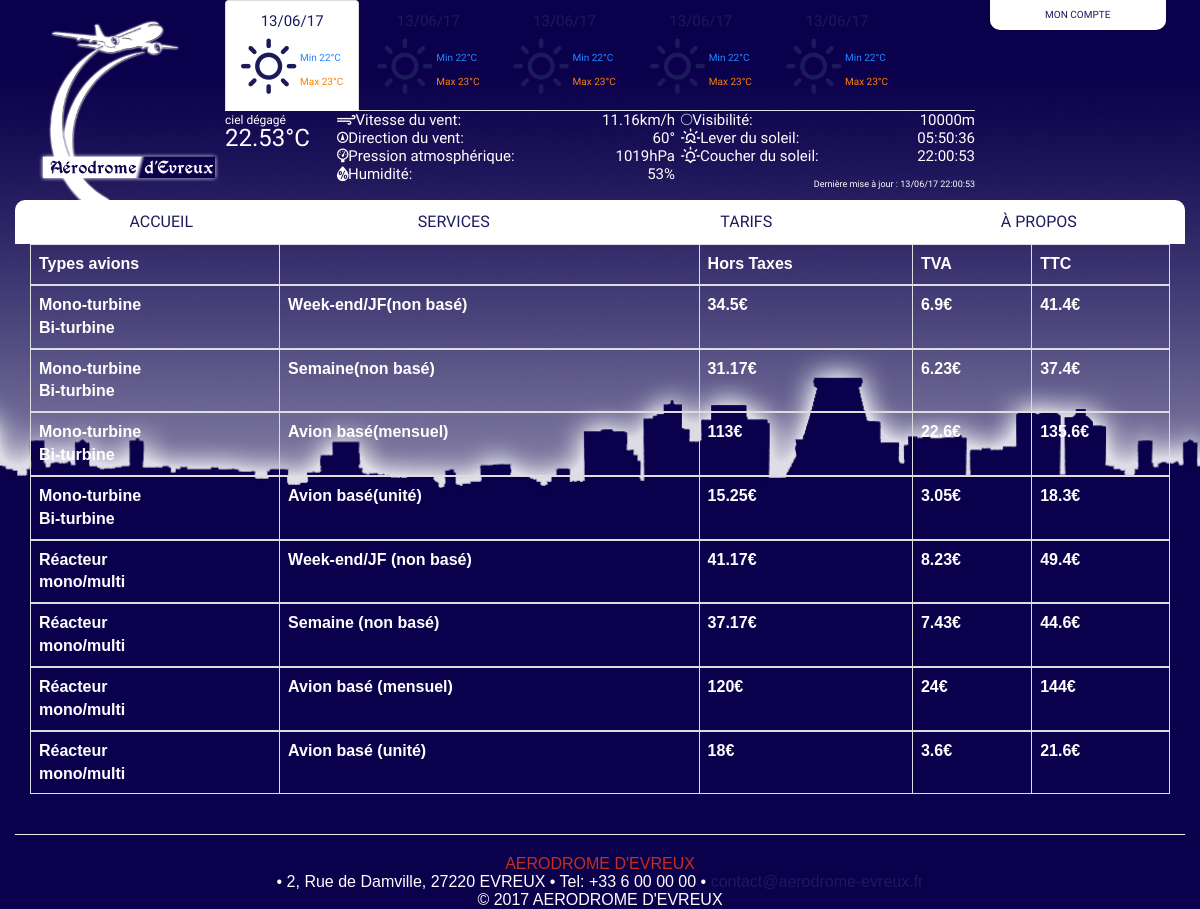
Screenshot of /aeroclub.php with the database file from the repository.
### tables this page shows
CREATE TABLE `meteo` (
  `iDMeteo` int(5) NOT NULL,
  `weather` varchar(200) NOT NULL,
  `description` varchar(200) NOT NULL,
  `tempnow` varchar(200) NOT NULL,
  `pressure` varchar(200) NOT NULL,
  `humidity` varchar(200) NOT NULL,
  `tempsmin` varchar(200) NOT NULL,
  `tempsmax` varchar(200) NOT NULL,
  `visibility` varchar(200) NOT NULL,
  `windspeed` varchar(150) NOT NULL,
  `winddegree` varchar(200) NOT NULL,
  `sunrise` varchar(200) NOT NULL,
  `sunset` varchar(200) NOT NULL
);

CREATE TABLE `correspondanceidweather` (
  `IDWeather` int(3) NOT NULL,
  `icone` varchar(30) NOT NULL
);

CREATE TABLE `redevanceatterrissage` (
  `id` int(11) NOT NULL,
  `TypesAvions` varchar(200) NOT NULL,
  `TypesAbonnement` varchar(200) NOT NULL,
  `HorsTaxes` float NOT NULL,
  `TVA` float NOT NULL,
  `TTC` float NOT NULL
);

### aeroclub.php (the view, shortened to what this page needs)
<!DOCTYPE html>
<html lang="fr-FR">
	<head>
		<?php
			require_once('inc/head.php');
		?>
	</head>
	<body class="container">
		<header class="row">
			<?php
				require_once('inc/header.php');
			?>
		</header>
		<div class="content">
		<div class="post">
			<?php
				require_once('inc/connection.php');
			?>
			<table class="table table-bordered table-inverse">
				<thead>
				<tr>
					<th>
						Types avions
					</th>
					<th>
					</th>
					<th>
						Hors Taxes
					</th>
					<th>
						TVA
					</th>
					<th>
						TTC
					</th>
				</tr>
				</thead>
				<?php
				$reponse = $bdd->query('SELECT * FROM redevanceAtterrissage');;
				while ($donnees = $reponse->fetch())
				{
					echo '
						<tbody>
						<tr>
						<th>'
							.$donnees['TypesAvions'].'
						</th>
						<th>'
							.$donnees['TypesAbonnement'].'
						</th>
						<th>'
							.$donnees['HorsTaxes'].'€
						</th>
						<th>'
							.$donnees['TVA'].'€
						</th>
						<th>'
							.$donnees['TTC'].'€
						</th>
					</tr>
					</tbody>';
				}
				?>
			</table>
		</div>
		<footer class="row">
			<?php
				require_once('inc/footer.php');
			?>
		</footer>
	</body>
</html>

### inc/weather.php (shortened to what this page needs)
<?php
require_once('connection.php');
$timezone = +2;
$reponse = $bdd->query('SELECT * FROM meteo');
while ($donnees = $reponse->fetch())
{
	$id = $donnees['weather'];
	$req = $bdd->query('SELECT icone FROM correspondanceidweather WHERE IDWeather = "'.$id.'"');
	$d = $req->fetch();
?>
<ul class="nav nav-tabs">
	<li class="active"><a data-toggle="tab" href="#today">
		<p class=date ><?php echo date("d/m/y", $donnees['sunrise'] + 3600 * $timezone);?></p>
		<i class="weathericone wi <?php echo $d['icone']?>"></i>
		<div class="secondarytemp">
			<p class=tempmin><?php echo 'Min ',$donnees['tempsmin'] - 273.15,'°C';?></p>
			<p class=tempmax><?php echo 'Max ',$donnees['tempsmax'] - 273.15,'°C';?></p>
		</div>
	</a></li>
    <li><a data-toggle="tab" href="#day1">
		<p class=date ><?php echo date("d/m/y", $donnees['sunrise'] + 3600 * $timezone);?></p>
		<i class="weathericone wi <?php echo $d['icone']?>"></i>
		<div class="secondarytemp">
			<p class=tempmin><?php echo 'Min ',$donnees['tempsmin'] - 273.15,'°C';?></p>
			<p class=tempmax><?php echo 'Max ',$donnees['tempsmax'] - 273.15,'°C';?></p>
		</div>
	</a></li>
    <li><a data-toggle="tab" href="#day2">
		<p class=date ><?php echo date("d/m/y", $donnees['sunrise'] + 3600 * $timezone);?></p>
		<i class="weathericone wi <?php echo $d['icone']?>"></i>
		<div class="secondarytemp">
			<p class=tempmin><?php echo 'Min ',$donnees['tempsmin'] - 273.15,'°C';?></p>
			<p class=tempmax><?php echo 'Max ',$donnees['tempsmax'] - 273.15,'°C';?></p>
		</div>
	</a></li>
	<li><a data-toggle="tab" href="#day3">
		<p class=date ><?php echo date("d/m/y", $donnees['sunrise'] + 3600 * $timezone);?></p>
		<i class="weathericone wi <?php echo $d['icone']?>"></i>
		<div class="secondarytemp">
			<p class=tempmin><?php echo 'Min ',$donnees['tempsmin'] - 273.15,'°C';?></p>
			<p class=tempmax><?php echo 'Max ',$donnees['tempsmax'] - 273.15,'°C';?></p>
		</div>
	</a></li>
	<li><a data-toggle="tab" href="#day4">
		<p class=date ><?php echo date("d/m/y", $donnees['sunrise'] + 3600 * $timezone);?></p>
		<i class="weathericone wi <?php echo $d['icone']?>"></i>
		<div class="secondarytemp">
			<p class=tempmin><?php echo 'Min ',$donnees['tempsmin'] - 273.15,'°C';?></p>
			<p class=tempmax><?php echo 'Max ',$donnees['tempsmax'] - 273.15,'°C';?></p>
		</div>
	</a></li>
</ul>
<div class="tab-content">
	<div id="today" class="tab-pane fade in active">
		<div class="leftmet">
			<div class="description"><?php echo $donnees['description'].' ';?></div><br>
			<div class="maintemp"><?php echo $donnees['tempnow'] - 273.15.'°C';?></div>
		</div>
		<div class="centermet">
			<ul class="meteolist">
				<li>
					<span><i class="wi wi-strong-wind"></i>Vitesse du vent:</span>
					<?php echo $donnees['windspeed'] * 3.6,'km/h';?>
				</li>
				<li>
					<span><i class="wi wi-wind-direction"></i>Direction du vent:</span>
					<?php echo $donnees['winddegree'].'°';?>
				</li>
				<li class="pressure">
					<span><i class="wi wi-barometer"></i>Pression atmosphérique:</span>
					<?php echo $donnees['pressure'],'hPa';?>
				</li>
				<li class="humidity">
					<span><i class="wi wi-humidity"></i>Humidité:</span>
					<?php echo $donnees['humidity'].'%';?>
				</li>
			</ul>
		</div>
		<div class="rightmet">
			<ul class="meteolist">
				<li class="visibility">
					<span><i class="wi wi-moon-new"></i>Visibilité:</span>
					<?php echo $donnees['visibility'].'m';?>
				</li>
				<li class="sunrise">
					<span><i class="wi wi-sunrise"></i>Lever du soleil:</span>
					<?php echo date("H:i:s", $donnees['sunrise'] + 3600 * $timezone);?>
				</li>
				<li class="sunset">
					<span><i class="wi wi-sunset"></i>Coucher du soleil:</span>
					<?php echo date("H:i:s", $donnees['sunset'] + 3600 * $timezone);?>
				</li>
			</ul>
		</div>
		<div class="lastupdate">
			<?php echo 'Dernière mise à jour : ',date("d/m/y H:i:s", $donnees['sunset'] + 3600 * $timezone);?>
		</div>
		<?php
		}
		$reponse->closeCursor(); ?>
	</div>
</div>
</div>

### css/main.css (style rules this page uses)
.container { padding-right: 10px; padding-left: 10px; margin-right: auto; margin-left: auto; background: url('../img/background.jpg') top center no-repeat fixed; font: 16px/18px sans-serif; color: #ffffff; -webkit-background-size: cover; -moz-background-size: cover; -o-background-size: cover; background-size: cover; text-align: justify; }
@media (min-width: 768px) { .container { width: 750px; } }
@media (min-width: 992px) { .container { width: 970px; } }
@media (min-width: 1200px) { .container { width: 1170px; } }
a { color: #1b1b5c; }
header { font-family: 'Days One', sans-serif; display: block; color: #1b1b5c; font-size: 15px; }
.weathericone { color: #1b1b5c; font-size: 50px; }
.description { display:inline-block; font-size: 12px; }
.date { text-align: center; color: #1b1b5c; }
.tempmin { color: #2388ff; }
.tempmax { color: #ff7f00; }
.maintemp { font-size: 1.6em; display: inline-block; }
.secondarytemp { font-size: 10px; display: inline-block; }
.leftmet { width: 14%; }
.centermet { width: 46%; }
.rightmet { width: 40%; }
.meteolist { padding: 0% !important; margin-left: 2%; text-align: right; }
.meteolist > li > span { float: left; }
.meteolist > li { display: block; }
.lastupdate { display: inline-block; font-size: xx-small; float: right !important; }
.tab-pane div { float: left; }

### rows the page displays
meteo: sunrise "13/06/17", $donnees['tempsmin']-273.15 "22", $donnees['tempsmax']-273.15 "23", description "ciel dégagé", $donnees['tempnow']-273.15 "22.53", $donnees['windspeed']*3.6 "11.16", winddegree "60", pressure "1019", humidity "53", visibility "10000", sunrise "05:50:36", sunset "22:00:53", sunset "13/06/17 22:00:53"
redevanceatterrissage: TypesAvions "Mono-turbine Bi-turbine", TypesAbonnement "Week-end/JF(non basé)", HorsTaxes "34.5", TVA "6.9", TTC "41.4"
redevanceatterrissage: TypesAvions "Mono-turbine Bi-turbine", TypesAbonnement "Semaine(non basé)", HorsTaxes "31.17", TVA "6.23", TTC "37.4"
redevanceatterrissage: TypesAvions "Mono-turbine Bi-turbine", TypesAbonnement "Avion basé(mensuel)", HorsTaxes "113", TVA "22.6", TTC "135.6"
redevanceatterrissage: TypesAvions "Mono-turbine Bi-turbine", TypesAbonnement "Avion basé(unité)", HorsTaxes "15.25", TVA "3.05", TTC "18.3"
redevanceatterrissage: TypesAvions "Réacteur mono/multi", TypesAbonnement "Week-end/JF (non basé)", HorsTaxes "41.17", TVA "8.23", TTC "49.4"
redevanceatterrissage: TypesAvions "Réacteur mono/multi", TypesAbonnement "Semaine (non basé)", HorsTaxes "37.17", TVA "7.43", TTC "44.6"
redevanceatterrissage: TypesAvions "Réacteur mono/multi", TypesAbonnement "Avion basé (mensuel)", HorsTaxes "120", TVA "24", TTC "144"
redevanceatterrissage: TypesAvions "Réacteur mono/multi", TypesAbonnement "Avion basé (unité)", HorsTaxes "18", TVA "3.6", TTC "21.6"
